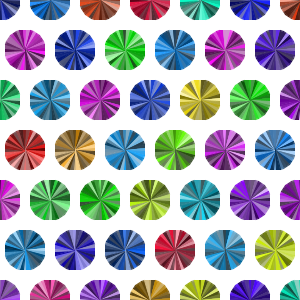
Frame 1 (no input)
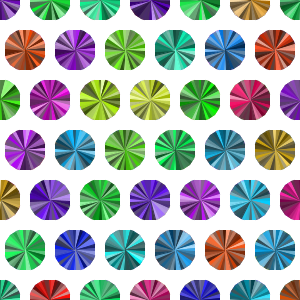
Frame 2 (the mouse pressed at the canvas centre, redrawn once)

The Processing sketch that drew these frames (run headless with seeded random() and noise(); the mouse was pressed at the canvas centre and the sketch redrawn once):

// Processing sketch: processing_100332
// ── processing_100332.pde

int r = 20;

void setup() {
  size(300, 300);
  colorMode(HSB, 360, 100, 100);
  background(360);

  smooth();
  noLoop();
}

void draw() {
  float space = 2.5;

  for (int i = 0; i < 10; i++) {
    for (int j = 0 ; j < 9;j++) {
      pushMatrix();

      if (j % 2 == 0) {
        translate(i*r*space, j*r*space);
        rotate(radians(180));
      } else {  
        translate(i*r*space+(r*space)/2, j*r*space);
      }
      float h = random(360);
      tri(h);
      popMatrix();
    }
  }
}

void tri(float h) {
  float acute_angle = 10; //鋭角
  float obtuse_angle = (180 - acute_angle) / 2; //鈍角
  float val = 360 / acute_angle; //三角形の個数

  for (int i = 0 ; i < val; i++) {
    float s = random(30, 100);
    float b = random(30, 100);

    pushMatrix();
    translate(0, 0);
    rotate(radians(360 * i/val));
    stroke(h, s, b);
    fill(h, s, b);
    triangle(0, 0, -r*cos(radians(obtuse_angle)), r*sin(radians(obtuse_angle)), r*cos(radians(obtuse_angle)), r*sin(radians(obtuse_angle)));
    popMatrix();
  }
}
